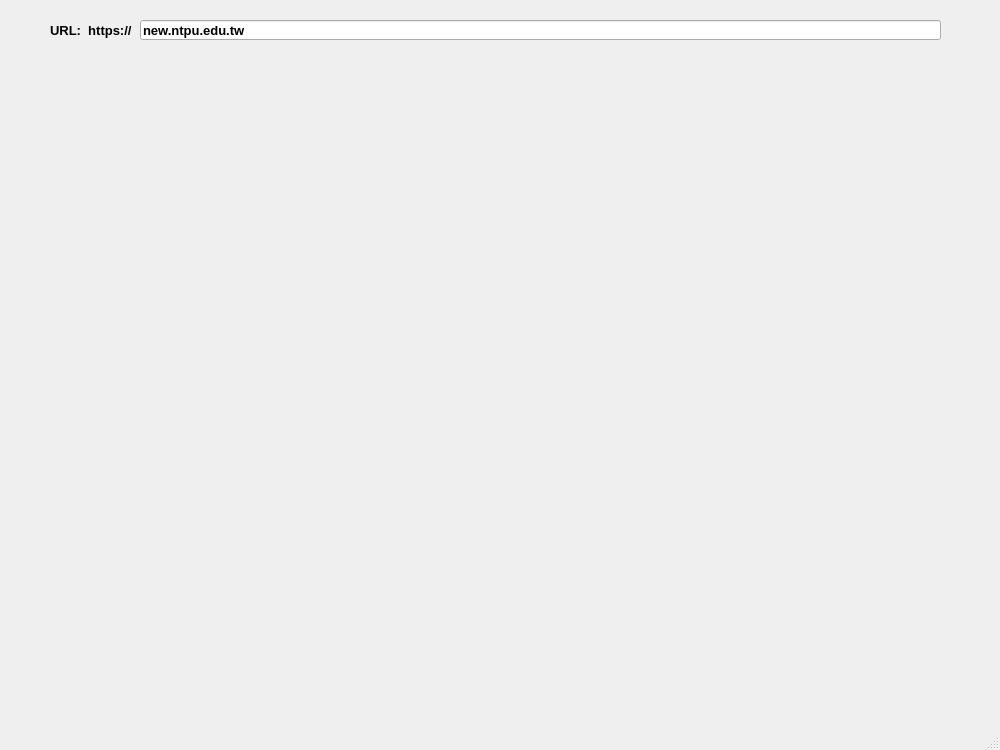
<?xml version="1.0" encoding="UTF-8"?>
<ui version="4.0">
 <class>MainWindow</class>
 <widget class="QMainWindow" name="MainWindow">
  <property name="geometry">
   <rect>
    <x>0</x>
    <y>0</y>
    <width>1000</width>
    <height>750</height>
   </rect>
  </property>
  <property name="windowTitle">
   <string>Browser-like</string>
  </property>
  <widget class="QWidget" name="centralwidget">
   <widget class="QLabel" name="label">
    <property name="geometry">
     <rect>
      <x>50</x>
      <y>20</y>
      <width>91</width>
      <height>20</height>
     </rect>
    </property>
    <property name="font">
     <font>
      <pointsize>10</pointsize>
      <bold>true</bold>
     </font>
    </property>
    <property name="text">
     <string>URL:  https://</string>
    </property>
   </widget>
   <widget class="QLineEdit" name="lineEdit_url">
    <property name="geometry">
     <rect>
      <x>140</x>
      <y>20</y>
      <width>801</width>
      <height>20</height>
     </rect>
    </property>
    <property name="font">
     <font>
      <pointsize>10</pointsize>
      <bold>true</bold>
     </font>
    </property>
    <property name="text">
     <string>new.ntpu.edu.tw</string>
    </property>
   </widget>
   <widget class="QWidget" name="verticalLayoutWidget">
    <property name="geometry">
     <rect>
      <x>30</x>
      <y>60</y>
      <width>931</width>
      <height>641</height>
     </rect>
    </property>
    <layout class="QVBoxLayout" name="verticalLayout"/>
   </widget>
  </widget>
  <widget class="QMenuBar" name="menubar">
   <property name="geometry">
    <rect>
     <x>0</x>
     <y>0</y>
     <width>1000</width>
     <height>22</height>
    </rect>
   </property>
  </widget>
  <widget class="QStatusBar" name="statusbar"/>
 </widget>
 <resources/>
 <connections/>
</ui>
